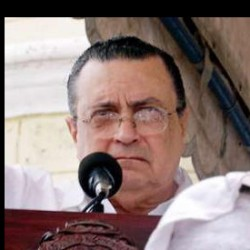
#> input picture OpenCV/datasets/lfw/Abel_Pacheco/Abel_Pacheco_0004.jpg, 250 x 250 px, found by its file name
$ python 11color_histogram.py
#> lines starting #> are read from the running program, lines starting #| are printed output that depends on the picture
# 1 导入库
import numpy as np
import cv2
import matplotlib.pyplot as plt

# 2 方法：显示图片
def show_image(image,title,pos):
    plt.subplot(3,2,pos)
    plt.title(title)
    image_RGB = image[:,:,::-1]
    plt.imshow(image_RGB)
    plt.axis("off")
# 3 方法：显示彩色直方图
def show_histogram(hist,title,pos,color):
    plt.subplot(3,2,pos)
    plt.title(title)
    plt.xlim([0,256])
    for h,c in zip(hist,color):#color传进来三个颜色的元组
        plt.plot(h,color=c)
# 4 方法：计算直方图
def calc_color_his(image):
    # b,g,r
    hist = []
    hist.append(cv2.calcHist([image],[0],None,[256],[0,256]))
    hist.append(cv2.calcHist([image], [1], None, [256], [0, 256]))
    hist.append(cv2.calcHist([image], [2], None, [256], [0, 256]))
    return hist

# 5 主函数
def main():
    # 5.1 画布
    plt.figure(figsize=(12,8))
    plt.suptitle("Color Hist",fontsize=4,fontweight="bold")
    # 5.2 读取
    img = cv2.imread("./datasets/lfw/Abel_Pacheco\Abel_Pacheco_0004.jpg")
#> img is the input picture: shape (250, 250, 3); mean B, G, R 117.3, 120.2, 139.2

    # 5.3 计算直方图
    img_hist = calc_color_his(img)
#> img_hist = 3 items

    # 5.4 显示
    show_image(img,"RGB img",1)
    show_histogram(img_hist,"RGB img hist",2,("b","g","r"))
#> the loop in show_histogram, `for h,c in zip(hist,color):#color传进来三个颜色的元组` made 3 passes
#> c on passes 1 to 3: 'b', 'g', 'r'

    # 5.5 像素值+50
    M = np.ones(img.shape,dtype='uint8')*50
    added_img = cv2.add(img,M)
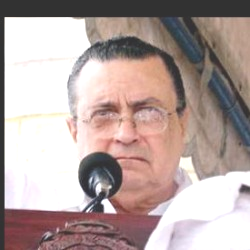
#> added_img: shape (250, 250, 3); mean B, G, R 160.7, 163.8, 181.2
    added_img_hist =calc_color_his(added_img)
#> added_img_hist = 3 items
    show_image(added_img,"added",3)
    show_histogram(added_img_hist,"added hist",4,('b','g','r'))
#> the loop in show_histogram (call 2), `for h,c in zip(hist,color):#color传进来三个颜色的元组` made 3 passes
    # 5.6 像素值-50
    subtract_img = cv2.subtract(img,M)
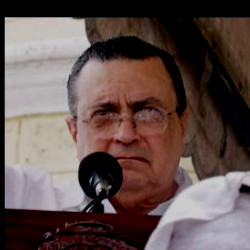
#> subtract_img: shape (250, 250, 3); mean B, G, R 75.8, 79.1, 96.3
    subtract_img_his = calc_color_his(subtract_img)
#> subtract_img_his = 3 items
    show_image(subtract_img,"sub",5)
    show_histogram(subtract_img_his,"sub hist",6,('b','g','r'))


    plt.show()
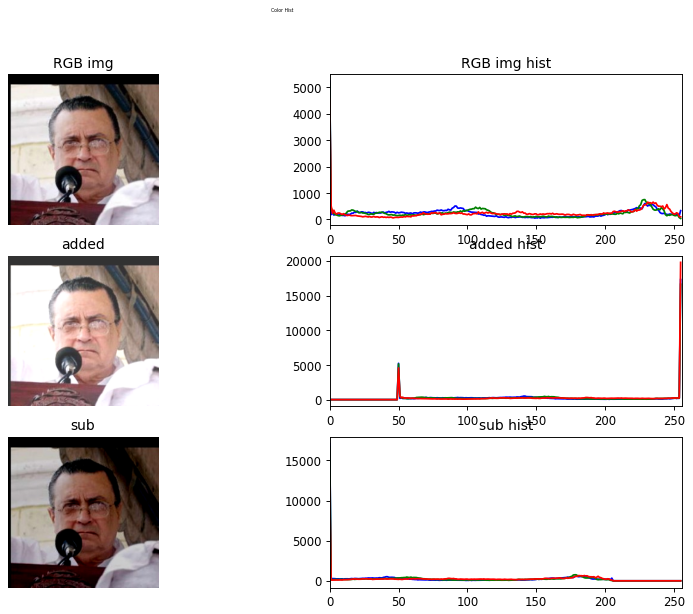
#> figure drawn by matplotlib, 6 panels; panel 2: curve peaks at x = 0, y = 5231; panel 2: curve peaks at x = 0, y = 5146; panel 2: curve peaks at x = 0, y = 4561; panel 4: curve peaks at x = 255, y = 17296
if __name__ == '__main__':
    main()
